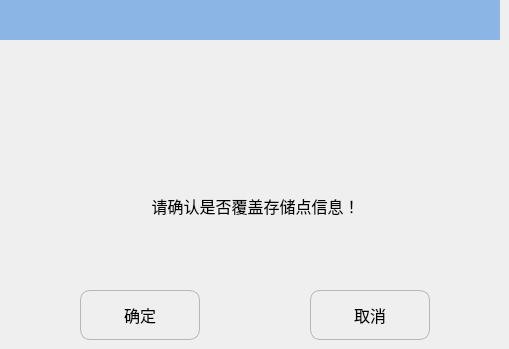
   <widget class="QWidget" name="page_2">
    <widget class="QLabel" name="label_alarm">
     <property name="geometry">
      <rect>
       <x>230</x>
       <y>90</y>
       <width>40</width>
       <height>40</height>
      </rect>
     </property>
     <property name="minimumSize">
      <size>
       <width>40</width>
       <height>40</height>
      </size>
     </property>
     <property name="maximumSize">
      <size>
       <width>40</width>
       <height>40</height>
      </size>
     </property>
     <property name="text">
      <string/>
     </property>
     <property name="pixmap">
      <pixmap resource="../resource.qrc">:/RunPage/runpage_images/alarm.png</pixmap>
     </property>
    </widget>
    <widget class="QLabel" name="label_passwordErrorTip">
     <property name="geometry">
      <rect>
       <x>60</x>
       <y>190</y>
       <width>391</width>
       <height>31</height>
      </rect>
     </property>
     <property name="font">
      <font>
       <pointsize>12</pointsize>
      </font>
     </property>
     <property name="text">
      <string>请确认是否覆盖存储点信息！</string>
     </property>
     <property name="alignment">
      <set>Qt::AlignCenter</set>
     </property>
    </widget>
    <widget class="QLabel" name="label_19">
     <property name="geometry">
      <rect>
       <x>0</x>
       <y>0</y>
       <width>500</width>
       <height>40</height>
      </rect>
     </property>
     <property name="minimumSize">
      <size>
       <width>500</width>
       <height>40</height>
      </size>
     </property>
     <property name="maximumSize">
      <size>
       <width>500</width>
       <height>30</height>
      </size>
     </property>
     <property name="font">
      <font>
       <pointsize>16</pointsize>
      </font>
     </property>
     <property name="styleSheet">
      <string notr="true">QLabel{background-color:#8BB5E5;}</string>
     </property>
     <property name="text">
      <string/>
     </property>
     <property name="alignment">
      <set>Qt::AlignCenter</set>
     </property>
    </widget>
    <widget class="QPushButton" name="Btn_coverCancel">
     <property name="geometry">
      <rect>
       <x>310</x>
       <y>290</y>
       <width>120</width>
       <height>50</height>
      </rect>
     </property>
     <property name="minimumSize">
      <size>
       <width>120</width>
       <height>50</height>
      </size>
     </property>
     <property name="maximumSize">
      <size>
       <width>120</width>
       <height>50</height>
      </size>
     </property>
     <property name="font">
      <font>
       <pointsize>12</pointsize>
      </font>
     </property>
     <property name="styleSheet">
      <string notr="true">QPushButton
{
    border-style:solid; /*边框风格*/
    border-width:1px;/*边框宽度*/
    border-color:#B4B6BC; /*边框颜色*/
    border-radius:10px; /*边框倒角*/
}
QPushButton:pressed
{
    border-style:outset; /*边框风格*/
    background-color:qlineargradient(x1: 0, y1: 0, x2: 0, y2: 1, stop:0 #00befa, stop: 1 #0160ea);/*背景色*/
    border-width:1px;/*边框宽度*/
    border-color:#0055ff; /*边框颜色*/
    border-radius:10px; /*边框倒角*/
}</string>
     </property>
     <property name="text">
      <string>取消</string>
     </property>
     <property name="icon">
      <iconset resource="../resource.qrc">
       <normaloff>:/ManualPage/manualpage_images/cancel.png</normaloff>:/ManualPage/manualpage_images/cancel.png</iconset>
     </property>
     <property name="iconSize">
      <size>
       <width>40</width>
       <height>40</height>
      </size>
     </property>
    </widget>
    <widget class="QPushButton" name="Btn_coverOk">
     <property name="geometry">
      <rect>
       <x>80</x>
       <y>290</y>
       <width>120</width>
       <height>50</height>
      </rect>
     </property>
     <property name="minimumSize">
      <size>
       <width>120</width>
       <height>50</height>
      </size>
     </property>
     <property name="maximumSize">
      <size>
       <width>120</width>
       <height>50</height>
      </size>
     </property>
     <property name="font">
      <font>
       <pointsize>12</pointsize>
      </font>
     </property>
     <property name="styleSheet">
      <string notr="true">QPushButton
{
    border-style:solid; /*边框风格*/
    border-width:1px;/*边框宽度*/
    border-color:#B4B6BC; /*边框颜色*/
    border-radius:10px; /*边框倒角*/
}
QPushButton:pressed
{
    border-style:outset; /*边框风格*/
    background-color:qlineargradient(x1: 0, y1: 0, x2: 0, y2: 1, stop:0 #00befa, stop: 1 #0160ea);/*背景色*/
    border-width:1px;/*边框宽度*/
    border-color:#0055ff; /*边框颜色*/
    border-radius:10px; /*边框倒角*/
}</string>
     </property>
     <property name="text">
      <string>确定</string>
     </property>
     <property name="icon">
      <iconset resource="../resource.qrc">
       <normaloff>:/ManualPage/manualpage_images/ok.png</normaloff>:/ManualPage/manualpage_images/ok.png</iconset>
     </property>
     <property name="iconSize">
      <size>
       <width>50</width>
       <height>50</height>
      </size>
     </property>
    </widget>
   </widget>
